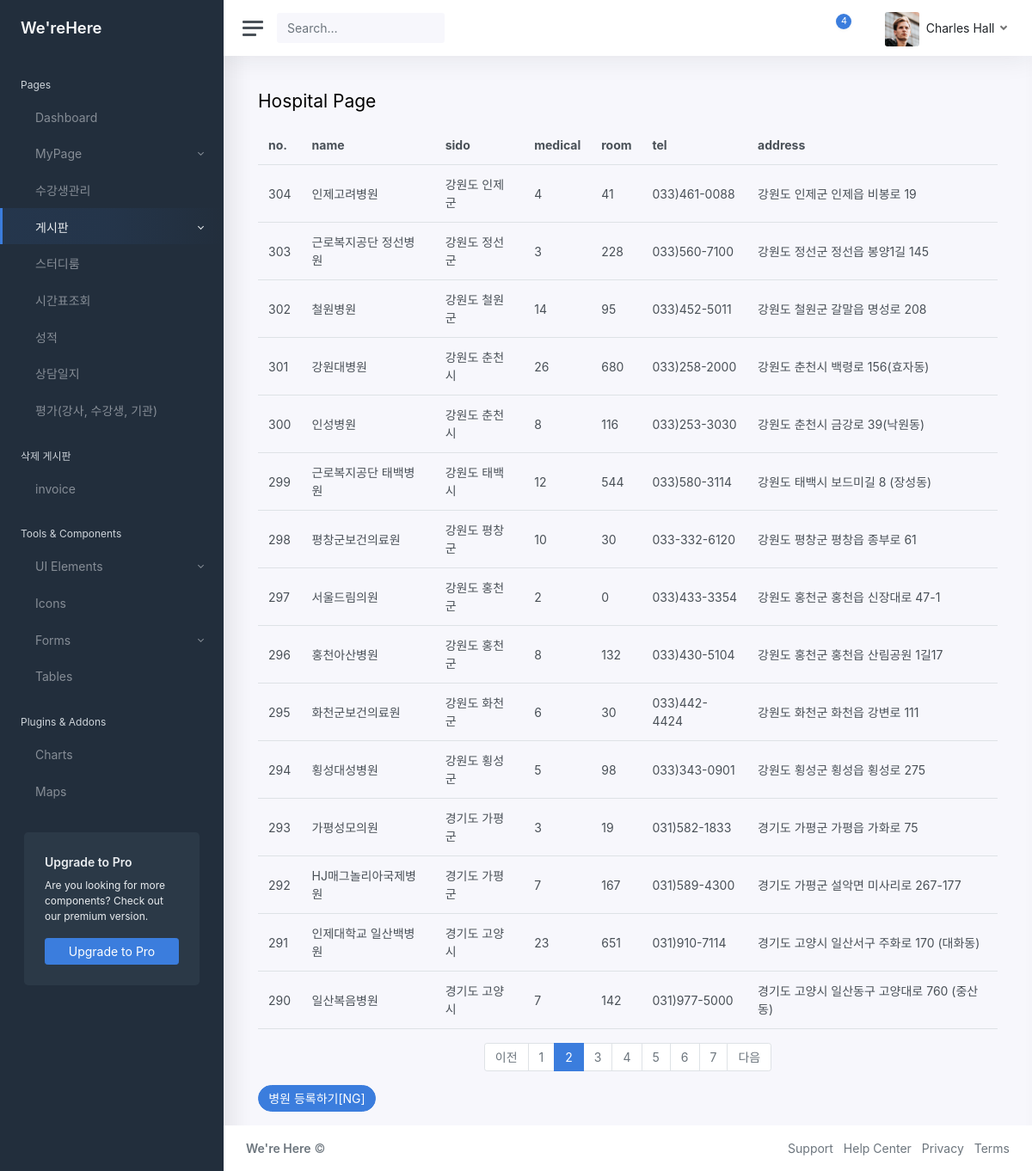
Screenshot of /CRM/theme/hospital?page=2 with the database file from the repository.
### CRM/models.py (models this page shows)
class Hospital(models.Model):
    sido = models.CharField(max_length=50)
    name = models.CharField(max_length=50)
    medical = models.IntegerField()
    room = models.IntegerField()
    tel = models.CharField(max_length=15)
    address = models.CharField(max_length=100)

### CRM/views.py (the view)
# urls.py: path('theme/hospital', views.theme.theme_hospital, name='hospital'),
    def theme_hospital(request):
        print("PAGE : theme_hospital")
        page = 'Hospital'
        pg = request.GET.get('page','1')
        lst_hospital = Hospital.objects.all()
        paginator = Paginator(lst_hospital, 15) # 페이지 정리, 15개씩
        pg_obj = paginator.get_page(pg)
        context = {'lst_hospital':pg_obj, 'page':page}
        return render(request, './theme/lst_hospital.html', context)

### CRM/templatetags/CRM_filter.py (called while the page is built)
@register.filter
def sub(value,arg):
    return value - arg

### CRM/templates/Theme/lst_hospital.html (shortened to what this page needs)
{% load static %}
<!DOCTYPE html>
<html lang="ko-kr">
<head>
	<link href="{% static 'css/app.css' %}" rel="stylesheet">
</head>
{% load CRM_filter %}
<body>
	<div class="wrapper">
		{% include "theme/include/sidebar.html" %}
		<div class="main">
			{% include "theme/include/navbar.html" %}
			<main class="content">
				<div class="container-fluid p-0">
					<h1 class="h3 mb-3">Hospital Page</h1>
						<table class="table">
							<thead>
                                <th>no.</th>
								<th>name</th>
								<th>sido</th>
								<th>medical</th>
                                <th>room</th>
                                <th>tel</th>
                                <th>address</th>
							</thead>
							<tbody>
								{% if lst_hospital %}
									{% for h in lst_hospital %}
									<tr>
									<td>{{ lst_hospital.paginator.count|sub:lst_hospital.start_index|sub:forloop.counter0|add:1 }}</td>
									<td>{{ h.name }}</td>
									<td>{{ h.sido }}</td>
									<td>{{ h.medical }}</td>
                                    <td>{{ h.room }}</td>
                                    <td>{{ h.tel }}</td>
                                    <td>{{ h.address }}</td>
									</tr>
									{% endfor %}
								{% else %}
									<tr>
									<td colspan="3">질문이 없습니다.</td>
									</tr>
								{% endif %}
							</tbody>
						</table>
						<ul class="pagination justify-content-center">
						{% if question_list.has_previous %}
						    <li class="page-item">
							<a class="page-link" href="?page={{ question_list.previous_page_number }}">이전</a>
							</li>
						{% else %}
						    <li class="page-item disabled">
							<a class="page-link" tabindex="-1" aria-disabled="true" href="#">이전</a>
							</li>
						{% endif %}
						{% for page_number in lst_hospital.paginator.page_range %}
							{% if page_number >= lst_hospital.number|add:-5 and page_number <= lst_hospital.number|add:5 %}
						    	{% if page_number == lst_hospital.number %}
								    <li class="page-item active" aria-current="page">
									<a class="page-link" href="?page={{ page_number }}">{{ page_number }}</a>
									</li>
								{% else %}
							  	  <li class="page-item">
									<a class="page-link" href="?page={{ page_number }}">{{ page_number }}</a>
									</li>
								{% endif %}
							{% endif %}
						{% endfor %}
						{% if lst_hospital.has_next %}
						    <li class="page-item">
							<a class="page-link" href="?page={{ question_list.next_page_number }}">다음</a>
							</li>
						{% else %}
						    <li class="page-item disabled">
							<a class="page-link" tabindex="-1" aria-disabled="true" href="#">다음</a>
							</li>
						{% endif %}
						</ul>
						<a href="#" class="btn btn-pill btn-primary">병원 등록하기[NG]</a>
				</div>
			</main>
			{% include "theme/include/footer2.html" %}
		</div>
	</div>
</body>
</html>

### rows the page displays
Hospital: paginator.count|sub "304", name "인제고려병원", sido "강원도 인제군", medical "4", room "41", tel "033)461-0088", address "강원도 인제군 인제읍 비봉로 19"
Hospital: paginator.count|sub "303", name "근로복지공단 정선병원", sido "강원도 정선군", medical "3", room "228", tel "033)560-7100", address "강원도 정선군 정선읍 봉양1길 145"
Hospital: paginator.count|sub "302", name "철원병원", sido "강원도 철원군", medical "14", room "95", tel "033)452-5011", address "강원도 철원군 갈말읍 명성로 208"
Hospital: paginator.count|sub "301", name "강원대병원", sido "강원도 춘천시", medical "26", room "680", tel "033)258-2000", address "강원도 춘천시 백령로 156(효자동)"
Hospital: paginator.count|sub "300", name "인성병원", sido "강원도 춘천시", medical "8", room "116", tel "033)253-3030", address "강원도 춘천시 금강로 39(낙원동)"
Hospital: paginator.count|sub "299", name "근로복지공단 태백병원", sido "강원도 태백시", medical "12", room "544", tel "033)580-3114", address "강원도 태백시 보드미길 8 (장성동)"
Hospital: paginator.count|sub "298", name "평창군보건의료원", sido "강원도 평창군", medical "10", room "30", tel "033-332-6120", address "강원도 평창군 평창읍 종부로 61"
Hospital: paginator.count|sub "297", name "서울드림의원", sido "강원도 홍천군", medical "2", room "0", tel "033)433-3354", address "강원도 홍천군 홍천읍 신장대로 47-1"
Hospital: paginator.count|sub "296", name "홍천아산병원", sido "강원도 홍천군", medical "8", room "132", tel "033)430-5104", address "강원도 홍천군 홍천읍 산림공원 1길17"
Hospital: paginator.count|sub "295", name "화천군보건의료원", sido "강원도 화천군", medical "6", room "30", tel "033)442-4424", address "강원도 화천군 화천읍 강변로 111"
Hospital: paginator.count|sub "294", name "횡성대성병원", sido "강원도 횡성군", medical "5", room "98", tel "033)343-0901", address "강원도 횡성군 횡성읍 횡성로 275"
Hospital: paginator.count|sub "293", name "가평성모의원", sido "경기도 가평군", medical "3", room "19", tel "031)582-1833", address "경기도 가평군 가평읍 가화로 75"
Hospital: paginator.count|sub "292", name "HJ매그놀리아국제병원", sido "경기도 가평군", medical "7", room "167", tel "031)589-4300", address "경기도 가평군 설악면 미사리로 267-177"
Hospital: paginator.count|sub "291", name "인제대학교 일산백병원", sido "경기도 고양시", medical "23", room "651", tel "031)910-7114", address "경기도 고양시 일산서구 주화로 170 (대화동)"
Hospital: paginator.count|sub "290", name "일산복음병원", sido "경기도 고양시", medical "7", room "142", tel "031)977-5000", address "경기도 고양시 일산동구 고양대로 760 (중산동)"

### other values shown
{{ page_number }} "1" "3" "4" "5" "6" "7"
{{ page_number }} "2"
